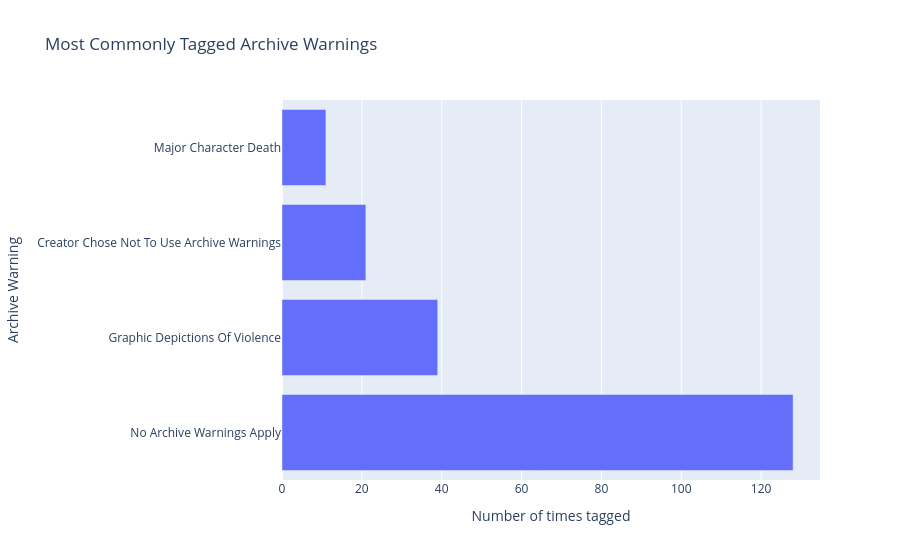

Notebook code cell kept with this figure:
### Code cell
# plotly bar chart
labels = {'Archive Warnings':'Archive Warning', 'count':'Number of times tagged'}
fig = px.bar(df_warning_counts, x="count", y="Archive Warnings", labels=labels, title='Most Commonly Tagged Archive Warnings')
fig.show()
fig.write_html("/home/ekmys/PycharmProjects/IMT542_FinalProject_Stelter/assets/visualizations/most_common_warnings.html")

### Figure 1 — Plotly figure (JSON) as saved in the notebook; plotly's stock layout.template omitted (floating-point values rounded to 4 significant figures)
{"data": [{"hovertemplate": "Number of times tagged=%{x}<br>Archive Warning=%{y}<extra></extra>", "legendgroup": "", "marker": {"color": "#636efa", "pattern": {"shape": ""}}, "name": "", "orientation": "h", "showlegend": false, "textposition": "auto", "x": [128, 39, 21, 11], "xaxis": "x", "y": ["No Archive Warnings Apply", "Graphic Depictions Of Violence", "Creator Chose Not To Use Archive Warnings", "Major Character Death"], "yaxis": "y", "type": "bar"}], "layout": {"xaxis": {"anchor": "y", "domain": [0.0, 1.0], "title": {"text": "Number of times tagged"}}, "yaxis": {"anchor": "x", "domain": [0.0, 1.0], "title": {"text": "Archive Warning"}}, "legend": {"tracegroupgap": 0}, "title": {"text": "Most Commonly Tagged Archive Warnings"}, "barmode": "relative"}}
